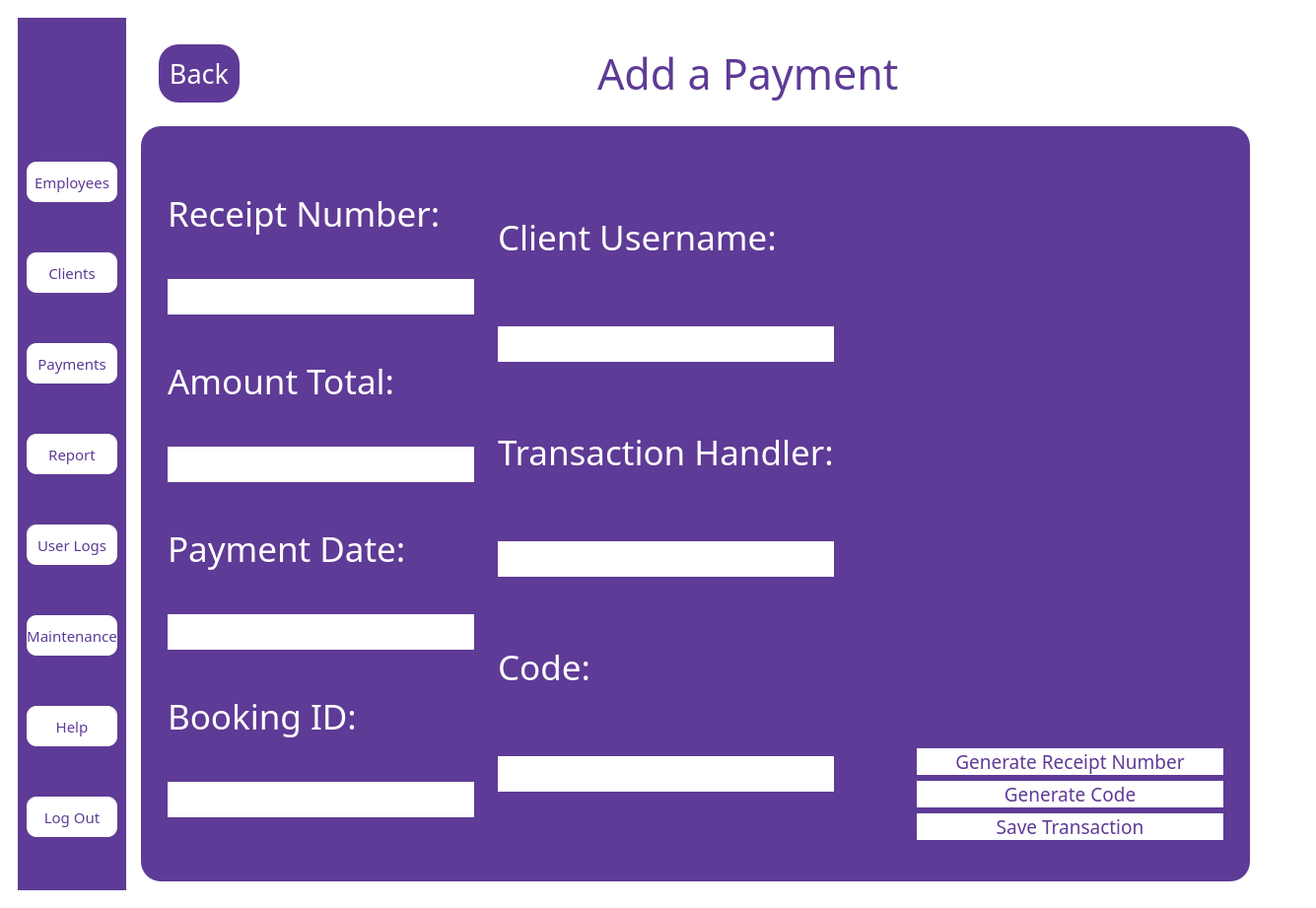
<?xml version="1.0" encoding="UTF-8"?>
<ui version="4.0">
 <class>MainWindow</class>
 <widget class="QMainWindow" name="MainWindow">
  <property name="geometry">
   <rect>
    <x>0</x>
    <y>0</y>
    <width>1335</width>
    <height>901</height>
   </rect>
  </property>
  <property name="windowTitle">
   <string>MainWindow</string>
  </property>
  <property name="styleSheet">
   <string notr="true">QMainWindow
{
background:white;
}</string>
  </property>
  <widget class="QWidget" name="centralwidget">
   <property name="styleSheet">
    <string notr="true">QWidget
{
background: white;
}</string>
   </property>
   <layout class="QVBoxLayout" name="verticalLayout">
    <item>
     <widget class="QWidget" name="widget" native="true">
      <layout class="QHBoxLayout" name="horizontalLayout">
       <item>
        <widget class="QWidget" name="widget_2" native="true">
         <property name="sizePolicy">
          <sizepolicy hsizetype="Fixed" vsizetype="Expanding">
           <horstretch>0</horstretch>
           <verstretch>0</verstretch>
          </sizepolicy>
         </property>
         <property name="styleSheet">
          <string notr="true">QWidget
{
background-color:#5e3b96;
}</string>
         </property>
         <layout class="QVBoxLayout" name="verticalLayout_2">
          <item>
           <widget class="QLabel" name="label">
            <property name="sizePolicy">
             <sizepolicy hsizetype="Fixed" vsizetype="Fixed">
              <horstretch>0</horstretch>
              <verstretch>0</verstretch>
             </sizepolicy>
            </property>
            <property name="maximumSize">
             <size>
              <width>121</width>
              <height>41</height>
             </size>
            </property>
            <property name="text">
             <string/>
            </property>
            <property name="pixmap">
             <pixmap>../../softeng-main/logos/logog.jpg</pixmap>
            </property>
            <property name="scaledContents">
             <bool>true</bool>
            </property>
           </widget>
          </item>
          <item>
           <widget class="QPushButton" name="employees">
            <property name="sizePolicy">
             <sizepolicy hsizetype="Fixed" vsizetype="Fixed">
              <horstretch>0</horstretch>
              <verstretch>0</verstretch>
             </sizepolicy>
            </property>
            <property name="maximumSize">
             <size>
              <width>121</width>
              <height>41</height>
             </size>
            </property>
            <property name="font">
             <font>
              <family>Arial Black</family>
              <pointsize>11</pointsize>
             </font>
            </property>
            <property name="styleSheet">
             <string notr="true">QPushButton
{
background-color:white ;
color:#5e3b96;
 border-radius:10px;
}</string>
            </property>
            <property name="text">
             <string>Employees</string>
            </property>
           </widget>
          </item>
          <item>
           <widget class="QPushButton" name="clients">
            <property name="sizePolicy">
             <sizepolicy hsizetype="Fixed" vsizetype="Fixed">
              <horstretch>0</horstretch>
              <verstretch>0</verstretch>
             </sizepolicy>
            </property>
            <property name="maximumSize">
             <size>
              <width>121</width>
              <height>41</height>
             </size>
            </property>
            <property name="font">
             <font>
              <family>Arial Black</family>
              <pointsize>11</pointsize>
             </font>
            </property>
            <property name="styleSheet">
             <string notr="true">QPushButton
{
background-color:white ;
color:#5e3b96;
 border-radius:10px;
}</string>
            </property>
            <property name="text">
             <string>Clients</string>
            </property>
           </widget>
          </item>
          <item>
           <widget class="QPushButton" name="payments">
            <property name="sizePolicy">
             <sizepolicy hsizetype="Fixed" vsizetype="Fixed">
              <horstretch>0</horstretch>
              <verstretch>0</verstretch>
             </sizepolicy>
            </property>
            <property name="maximumSize">
             <size>
              <width>121</width>
              <height>41</height>
             </size>
            </property>
            <property name="font">
             <font>
              <family>Arial Black</family>
              <pointsize>11</pointsize>
             </font>
            </property>
            <property name="styleSheet">
             <string notr="true">QPushButton
{
background-color:white ;
color:#5e3b96;
 border-radius:10px;
}</string>
            </property>
            <property name="text">
             <string>Payments</string>
            </property>
           </widget>
          </item>
          <item>
           <widget class="QPushButton" name="report">
            <property name="sizePolicy">
             <sizepolicy hsizetype="Fixed" vsizetype="Fixed">
              <horstretch>0</horstretch>
              <verstretch>0</verstretch>
             </sizepolicy>
            </property>
            <property name="maximumSize">
             <size>
              <width>121</width>
              <height>41</height>
             </size>
            </property>
            <property name="font">
             <font>
              <family>Arial Black</family>
              <pointsize>11</pointsize>
             </font>
            </property>
            <property name="styleSheet">
             <string notr="true">QPushButton
{
background-color:white ;
color:#5e3b96;
 border-radius:10px;
}</string>
            </property>
            <property name="text">
             <string>Report</string>
            </property>
           </widget>
          </item>
          <item>
           <widget class="QPushButton" name="userlogs">
            <property name="sizePolicy">
             <sizepolicy hsizetype="Fixed" vsizetype="Fixed">
              <horstretch>0</horstretch>
              <verstretch>0</verstretch>
             </sizepolicy>
            </property>
            <property name="maximumSize">
             <size>
              <width>121</width>
              <height>41</height>
             </size>
            </property>
            <property name="font">
             <font>
              <family>Arial Black</family>
              <pointsize>11</pointsize>
             </font>
            </property>
            <property name="styleSheet">
             <string notr="true">QPushButton
{
background-color:white ;
color:#5e3b96;
 border-radius:10px;
}</string>
            </property>
            <property name="text">
             <string>User Logs</string>
            </property>
           </widget>
          </item>
          <item>
           <widget class="QPushButton" name="maintenance">
            <property name="sizePolicy">
             <sizepolicy hsizetype="Fixed" vsizetype="Fixed">
              <horstretch>0</horstretch>
              <verstretch>0</verstretch>
             </sizepolicy>
            </property>
            <property name="maximumSize">
             <size>
              <width>121</width>
              <height>41</height>
             </size>
            </property>
            <property name="font">
             <font>
              <family>Arial Black</family>
              <pointsize>11</pointsize>
             </font>
            </property>
            <property name="styleSheet">
             <string notr="true">QPushButton
{
background-color:white ;
color:#5e3b96;
 border-radius:10px;
}</string>
            </property>
            <property name="text">
             <string>Maintenance</string>
            </property>
           </widget>
          </item>
          <item>
           <widget class="QPushButton" name="help">
            <property name="sizePolicy">
             <sizepolicy hsizetype="Fixed" vsizetype="Fixed">
              <horstretch>0</horstretch>
              <verstretch>0</verstretch>
             </sizepolicy>
            </property>
            <property name="maximumSize">
             <size>
              <width>121</width>
              <height>41</height>
             </size>
            </property>
            <property name="font">
             <font>
              <family>Arial Black</family>
              <pointsize>11</pointsize>
             </font>
            </property>
            <property name="styleSheet">
             <string notr="true">QPushButton
{
background-color:white ;
color:#5e3b96;
 border-radius:10px;
}</string>
            </property>
            <property name="text">
             <string>Help</string>
            </property>
           </widget>
          </item>
          <item>
           <widget class="QPushButton" name="logout">
            <property name="sizePolicy">
             <sizepolicy hsizetype="Fixed" vsizetype="Fixed">
              <horstretch>0</horstretch>
              <verstretch>0</verstretch>
             </sizepolicy>
            </property>
            <property name="maximumSize">
             <size>
              <width>121</width>
              <height>41</height>
             </size>
            </property>
            <property name="font">
             <font>
              <family>Arial Black</family>
              <pointsize>11</pointsize>
             </font>
            </property>
            <property name="styleSheet">
             <string notr="true">QPushButton
{
background-color:white ;
color:#5e3b96;
 border-radius:10px;
}</string>
            </property>
            <property name="text">
             <string>Log Out</string>
            </property>
           </widget>
          </item>
         </layout>
        </widget>
       </item>
       <item>
        <widget class="QWidget" name="widget_5" native="true">
         <layout class="QVBoxLayout" name="verticalLayout_4">
          <item>
           <widget class="QWidget" name="widget_6" native="true">
            <property name="sizePolicy">
             <sizepolicy hsizetype="Preferred" vsizetype="Fixed">
              <horstretch>0</horstretch>
              <verstretch>0</verstretch>
             </sizepolicy>
            </property>
            <property name="maximumSize">
             <size>
              <width>16777215</width>
              <height>100</height>
             </size>
            </property>
            <layout class="QHBoxLayout" name="horizontalLayout_3">
             <item>
              <widget class="QWidget" name="widget_4" native="true">
               <property name="sizePolicy">
                <sizepolicy hsizetype="Minimum" vsizetype="Expanding">
                 <horstretch>0</horstretch>
                 <verstretch>0</verstretch>
                </sizepolicy>
               </property>
               <property name="minimumSize">
                <size>
                 <width>100</width>
                 <height>60</height>
                </size>
               </property>
               <property name="maximumSize">
                <size>
                 <width>90</width>
                 <height>16777215</height>
                </size>
               </property>
               <layout class="QVBoxLayout" name="verticalLayout_3">
                <item>
                 <widget class="QPushButton" name="back">
                  <property name="sizePolicy">
                   <sizepolicy hsizetype="Preferred" vsizetype="Preferred">
                    <horstretch>0</horstretch>
                    <verstretch>0</verstretch>
                   </sizepolicy>
                  </property>
                  <property name="maximumSize">
                   <size>
                    <width>90</width>
                    <height>61</height>
                   </size>
                  </property>
                  <property name="font">
                   <font>
                    <family>Arial Black</family>
                    <pointsize>20</pointsize>
                   </font>
                  </property>
                  <property name="styleSheet">
                   <string notr="true">QPushButton
{
background-color: #5e3b96;
color:white;
 border-radius:20px;
}</string>
                  </property>
                  <property name="text">
                   <string>Back</string>
                  </property>
                 </widget>
                </item>
               </layout>
              </widget>
             </item>
             <item>
              <widget class="QWidget" name="widget_7" native="true">
               <layout class="QHBoxLayout" name="horizontalLayout_4">
                <item>
                 <spacer name="horizontalSpacer_2">
                  <property name="orientation">
                   <enum>Qt::Orientation::Horizontal</enum>
                  </property>
                  <property name="sizeType">
                   <enum>QSizePolicy::Policy::Expanding</enum>
                  </property>
                  <property name="sizeHint" stdset="0">
                   <size>
                    <width>40</width>
                    <height>20</height>
                   </size>
                  </property>
                 </spacer>
                </item>
                <item>
                 <widget class="QLabel" name="label_2">
                  <property name="font">
                   <font>
                    <family>Arial Black</family>
                    <pointsize>32</pointsize>
                   </font>
                  </property>
                  <property name="styleSheet">
                   <string notr="true">QLabel
{
color: #5e3b96;
}</string>
                  </property>
                  <property name="text">
                   <string>Add a Payment</string>
                  </property>
                 </widget>
                </item>
                <item>
                 <spacer name="horizontalSpacer">
                  <property name="orientation">
                   <enum>Qt::Orientation::Horizontal</enum>
                  </property>
                  <property name="sizeHint" stdset="0">
                   <size>
                    <width>40</width>
                    <height>20</height>
                   </size>
                  </property>
                 </spacer>
                </item>
               </layout>
              </widget>
             </item>
            </layout>
           </widget>
          </item>
          <item>
           <widget class="QWidget" name="widget_3" native="true">
            <property name="styleSheet">
             <string notr="true">QWidget
{
background-color:#5e3b96;
border-radius:20px;
}</string>
            </property>
            <layout class="QHBoxLayout" name="horizontalLayout_2">
             <item>
              <widget class="QWidget" name="widget_8" native="true">
               <layout class="QHBoxLayout" name="horizontalLayout_5">
                <item>
                 <widget class="QWidget" name="widget_9" native="true">
                  <property name="sizePolicy">
                   <sizepolicy hsizetype="MinimumExpanding" vsizetype="MinimumExpanding">
                    <horstretch>0</horstretch>
                    <verstretch>0</verstretch>
                   </sizepolicy>
                  </property>
                  <property name="font">
                   <font>
                    <pointsize>26</pointsize>
                   </font>
                  </property>
                  <layout class="QVBoxLayout" name="verticalLayout_5">
                   <item>
                    <widget class="QLabel" name="label_3">
                     <property name="maximumSize">
                      <size>
                       <width>16777215</width>
                       <height>50</height>
                      </size>
                     </property>
                     <property name="font">
                      <font>
                       <family>Arial Black</family>
                       <pointsize>26</pointsize>
                      </font>
                     </property>
                     <property name="styleSheet">
                      <string notr="true">QLabel
{
color:white;
}</string>
                     </property>
                     <property name="text">
                      <string>Receipt Number:</string>
                     </property>
                    </widget>
                   </item>
                   <item>
                    <widget class="QLineEdit" name="receiptno">
                     <property name="font">
                      <font>
                       <family>Arial Black</family>
                       <pointsize>18</pointsize>
                      </font>
                     </property>
                     <property name="styleSheet">
                      <string notr="true">QLineEdit
{
background:white;
color:#5e3b96;
border-radius:20px;
}</string>
                     </property>
                    </widget>
                   </item>
                   <item>
                    <widget class="QLabel" name="label_11">
                     <property name="maximumSize">
                      <size>
                       <width>16777215</width>
                       <height>50</height>
                      </size>
                     </property>
                     <property name="font">
                      <font>
                       <family>Arial Black</family>
                       <pointsize>26</pointsize>
                      </font>
                     </property>
                     <property name="styleSheet">
                      <string notr="true">QLabel
{
color:white;
}</string>
                     </property>
                     <property name="text">
                      <string>Amount Total:</string>
                     </property>
                    </widget>
                   </item>
                   <item>
                    <widget class="QLineEdit" name="amttotal">
                     <property name="font">
                      <font>
                       <family>Arial Black</family>
                       <pointsize>18</pointsize>
                      </font>
                     </property>
                     <property name="styleSheet">
                      <string notr="true">QLineEdit
{
background:white;
color:#5e3b96;
border-radius:20px;
}</string>
                     </property>
                     <property name="readOnly">
                      <bool>true</bool>
                     </property>
                    </widget>
                   </item>
                   <item>
                    <widget class="QLabel" name="label_4">
                     <property name="maximumSize">
                      <size>
                       <width>16777215</width>
                       <height>50</height>
                      </size>
                     </property>
                     <property name="font">
                      <font>
                       <family>Arial Black</family>
                       <pointsize>26</pointsize>
                      </font>
                     </property>
                     <property name="styleSheet">
                      <string notr="true">QLabel
{
color:white;
}</string>
                     </property>
                     <property name="text">
                      <string>Payment Date:</string>
                     </property>
                    </widget>
                   </item>
                   <item>
                    <widget class="QLineEdit" name="paydate">
                     <property name="font">
                      <font>
                       <family>Arial Black</family>
                       <pointsize>18</pointsize>
                      </font>
                     </property>
                     <property name="styleSheet">
                      <string notr="true">QLineEdit
{
background:white;
color:#5e3b96;
border-radius:20px;
}</string>
                     </property>
                    </widget>
                   </item>
                   <item>
                    <widget class="QLabel" name="label_6">
                     <property name="maximumSize">
                      <size>
                       <width>16777215</width>
                       <height>50</height>
                      </size>
                     </property>
                     <property name="font">
                      <font>
                       <family>Arial Black</family>
                       <pointsize>26</pointsize>
                      </font>
                     </property>
                     <property name="styleSheet">
                      <string notr="true">QLabel
{
color:white;
}</string>
                     </property>
                     <property name="text">
                      <string>Booking ID:</string>
                     </property>
                    </widget>
                   </item>
                   <item>
                    <widget class="QLineEdit" name="bookingid">
                     <property name="font">
                      <font>
                       <family>Arial Black</family>
                       <pointsize>18</pointsize>
                      </font>
                     </property>
                     <property name="styleSheet">
                      <string notr="true">QLineEdit
{
background:white;
color:#5e3b96;
border-radius:20px;
}</string>
                     </property>
                    </widget>
                   </item>
                  </layout>
                 </widget>
                </item>
                <item>
                 <widget class="QWidget" name="widget_10" native="true">
                  <layout class="QVBoxLayout" name="verticalLayout_6">
                   <item>
                    <widget class="QLabel" name="label_5">
                     <property name="maximumSize">
                      <size>
                       <width>16777215</width>
                       <height>50</height>
                      </size>
                     </property>
                     <property name="font">
                      <font>
                       <family>Arial Black</family>
                       <pointsize>26</pointsize>
                      </font>
                     </property>
                     <property name="styleSheet">
                      <string notr="true">QLabel
{
color:white;
}</string>
                     </property>
                     <property name="text">
                      <string>Client Username:</string>
                     </property>
                    </widget>
                   </item>
                   <item>
                    <widget class="QLineEdit" name="username">
                     <property name="font">
                      <font>
                       <family>Arial Black</family>
                       <pointsize>18</pointsize>
                      </font>
                     </property>
                     <property name="styleSheet">
                      <string notr="true">QLineEdit
{
background:white;
color:#5e3b96;
border-radius:20px;
}</string>
                     </property>
                     <property name="readOnly">
                      <bool>false</bool>
                     </property>
                    </widget>
                   </item>
                   <item>
                    <widget class="QLabel" name="label_8">
                     <property name="maximumSize">
                      <size>
                       <width>16777215</width>
                       <height>50</height>
                      </size>
                     </property>
                     <property name="font">
                      <font>
                       <family>Arial Black</family>
                       <pointsize>26</pointsize>
                      </font>
                     </property>
                     <property name="styleSheet">
                      <string notr="true">QLabel
{
color:white;
}</string>
                     </property>
                     <property name="text">
                      <string>Transaction Handler:</string>
                     </property>
                    </widget>
                   </item>
                   <item>
                    <widget class="QLineEdit" name="transactionhandler">
                     <property name="font">
                      <font>
                       <family>Arial Black</family>
                       <pointsize>18</pointsize>
                      </font>
                     </property>
                     <property name="styleSheet">
                      <string notr="true">QLineEdit
{
background:white;
color:#5e3b96;
border-radius:20px;
}</string>
                     </property>
                    </widget>
                   </item>
                   <item>
                    <widget class="QLabel" name="label_7">
                     <property name="maximumSize">
                      <size>
                       <width>16777215</width>
                       <height>50</height>
                      </size>
                     </property>
                     <property name="font">
                      <font>
                       <family>Arial Black</family>
                       <pointsize>26</pointsize>
                      </font>
                     </property>
                     <property name="styleSheet">
                      <string notr="true">QLabel
{
color:white;
}</string>
                     </property>
                     <property name="text">
                      <string>Code:</string>
                     </property>
                    </widget>
                   </item>
                   <item>
                    <widget class="QLineEdit" name="code">
                     <property name="font">
                      <font>
                       <family>Arial Black</family>
                       <pointsize>18</pointsize>
                      </font>
                     </property>
                     <property name="styleSheet">
                      <string notr="true">QLineEdit
{
background:white;
color:#5e3b96;
border-radius:20px;
}</string>
                     </property>
                    </widget>
                   </item>
                  </layout>
                 </widget>
                </item>
                <item>
                 <spacer name="horizontalSpacer_5">
                  <property name="orientation">
                   <enum>Qt::Orientation::Horizontal</enum>
                  </property>
                  <property name="sizeType">
                   <enum>QSizePolicy::Policy::Fixed</enum>
                  </property>
                  <property name="sizeHint" stdset="0">
                   <size>
                    <width>60</width>
                    <height>26</height>
                   </size>
                  </property>
                 </spacer>
                </item>
                <item>
                 <widget class="QWidget" name="widget_11" native="true">
                  <layout class="QVBoxLayout" name="verticalLayout_7">
                   <item>
                    <spacer name="verticalSpacer">
                     <property name="orientation">
                      <enum>Qt::Orientation::Vertical</enum>
                     </property>
                     <property name="sizeType">
                      <enum>QSizePolicy::Policy::Fixed</enum>
                     </property>
                     <property name="sizeHint" stdset="0">
                      <size>
                       <width>20</width>
                       <height>604</height>
                      </size>
                     </property>
                    </spacer>
                   </item>
                   <item>
                    <widget class="QPushButton" name="genreceipt">
                     <property name="maximumSize">
                      <size>
                       <width>16777215</width>
                       <height>50</height>
                      </size>
                     </property>
                     <property name="font">
                      <font>
                       <family>Arial Black</family>
                       <pointsize>14</pointsize>
                      </font>
                     </property>
                     <property name="styleSheet">
                      <string notr="true">QPushButton
{
background:white;
color:#5e3b96;
border-radius:20px;
}</string>
                     </property>
                     <property name="text">
                      <string>Generate Receipt Number</string>
                     </property>
                    </widget>
                   </item>
                   <item>
                    <widget class="QPushButton" name="pushButton_2">
                     <property name="sizePolicy">
                      <sizepolicy hsizetype="Preferred" vsizetype="Preferred">
                       <horstretch>0</horstretch>
                       <verstretch>0</verstretch>
                      </sizepolicy>
                     </property>
                     <property name="maximumSize">
                      <size>
                       <width>16777215</width>
                       <height>50</height>
                      </size>
                     </property>
                     <property name="font">
                      <font>
                       <family>Arial Black</family>
                       <pointsize>14</pointsize>
                      </font>
                     </property>
                     <property name="styleSheet">
                      <string notr="true">QPushButton
{
background:white;
color:#5e3b96;
border-radius:20px;
}</string>
                     </property>
                     <property name="text">
                      <string>Generate Code</string>
                     </property>
                    </widget>
                   </item>
                   <item>
                    <widget class="QPushButton" name="save">
                     <property name="sizePolicy">
                      <sizepolicy hsizetype="Expanding" vsizetype="Fixed">
                       <horstretch>0</horstretch>
                       <verstretch>0</verstretch>
                      </sizepolicy>
                     </property>
                     <property name="maximumSize">
                      <size>
                       <width>16777215</width>
                       <height>50</height>
                      </size>
                     </property>
                     <property name="font">
                      <font>
                       <family>Arial Black</family>
                       <pointsize>14</pointsize>
                      </font>
                     </property>
                     <property name="styleSheet">
                      <string notr="true">QPushButton
{
background:white;
color:#5e3b96;
border-radius:20px;
}</string>
                     </property>
                     <property name="text">
                      <string>Save Transaction</string>
                     </property>
                    </widget>
                   </item>
                   <item>
                    <spacer name="verticalSpacer_2">
                     <property name="orientation">
                      <enum>Qt::Orientation::Vertical</enum>
                     </property>
                     <property name="sizeType">
                      <enum>QSizePolicy::Policy::Fixed</enum>
                     </property>
                     <property name="sizeHint" stdset="0">
                      <size>
                       <width>20</width>
                       <height>15</height>
                      </size>
                     </property>
                    </spacer>
                   </item>
                  </layout>
                 </widget>
                </item>
               </layout>
              </widget>
             </item>
            </layout>
           </widget>
          </item>
         </layout>
        </widget>
       </item>
       <item>
        <spacer name="horizontalSpacer_4">
         <property name="orientation">
          <enum>Qt::Orientation::Horizontal</enum>
         </property>
         <property name="sizeType">
          <enum>QSizePolicy::Policy::Fixed</enum>
         </property>
         <property name="sizeHint" stdset="0">
          <size>
           <width>40</width>
           <height>20</height>
          </size>
         </property>
        </spacer>
       </item>
      </layout>
     </widget>
    </item>
   </layout>
  </widget>
 </widget>
 <resources/>
 <connections/>
</ui>
